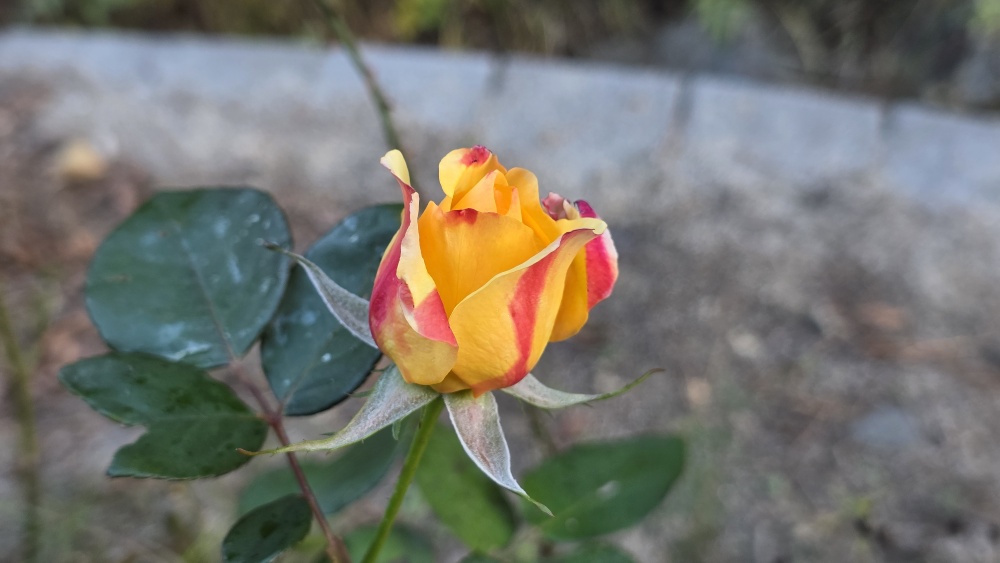
#> input picture rose-jjondeugi/src/rose-wide.jpg, 4000 x 2252 px (shown at 1/4 size)
$ python prepare.py
#> lines starting #> are read from the running program, lines starting #| are printed output that depends on the picture; after the words box and inside, x2 and y2 are one past the last pixel; in counts of white or black regions, pixels touching at a corner belong together
"""사진에서 장미 꽃봉오리를 오려내고(bud.png), 꽃봉오리가 없는 배경(plate.jpg)을 만든다."""
import numpy as np
from PIL import Image, ImageFilter

img = Image.open("src/rose-wide.jpg").convert("RGB").resize((2000, 1126), Image.LANCZOS)
rgb = np.asarray(img).astype(np.float32)
hsv = np.asarray(img.convert("HSV")).astype(np.float32)
h, s, v = hsv[..., 0], hsv[..., 1], hsv[..., 2]
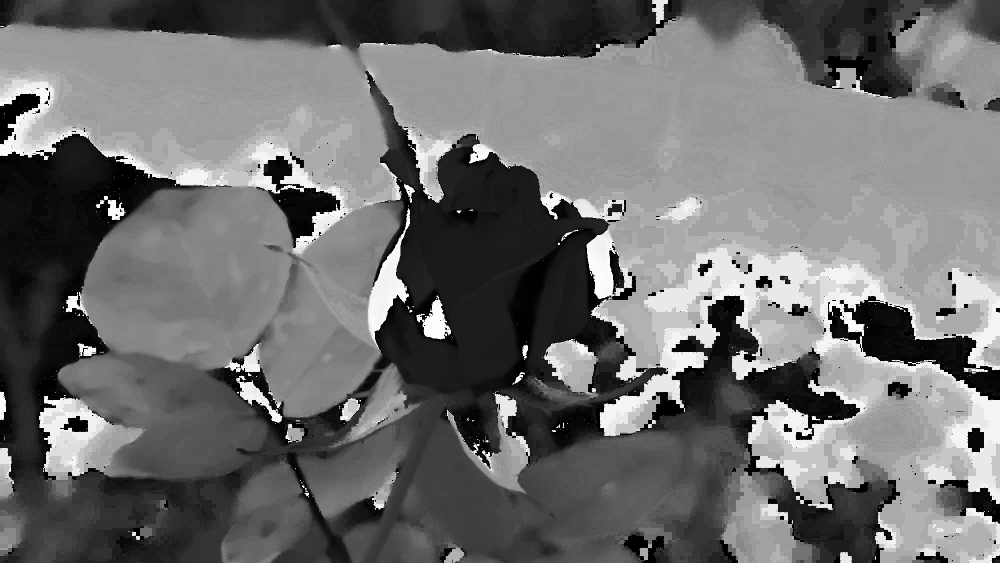
#> h: shape (1126, 2000) float32 (shown at 1/2 size); min 0, max 254, mean 110
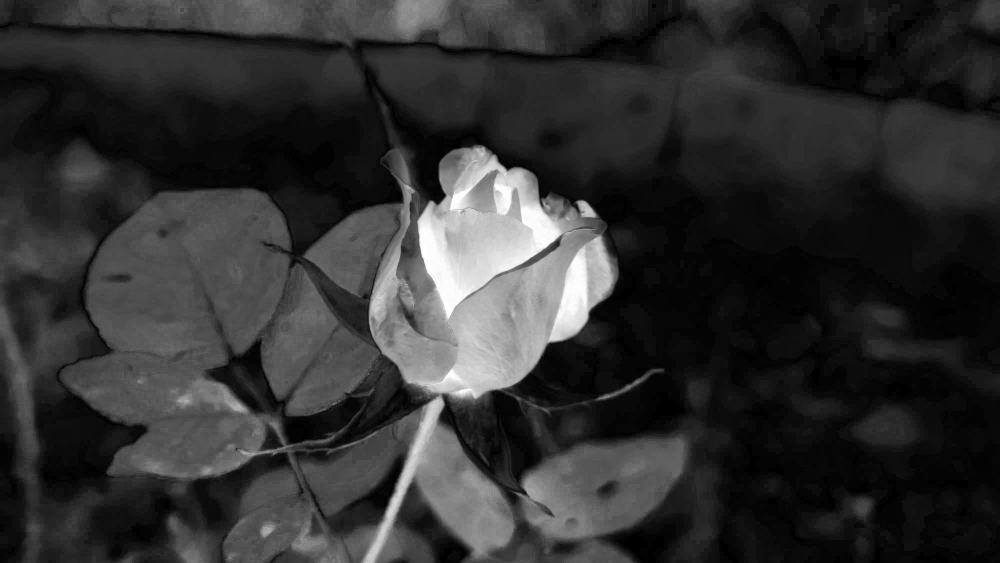
#> s: shape (1126, 2000) float32 (shown at 1/2 size); min 0, max 255, mean 48.7

# 꽃잎: 채도 높은 빨강~노랑, 봉오리 주변 영역만
warm = (h < 48) | (h > 225)
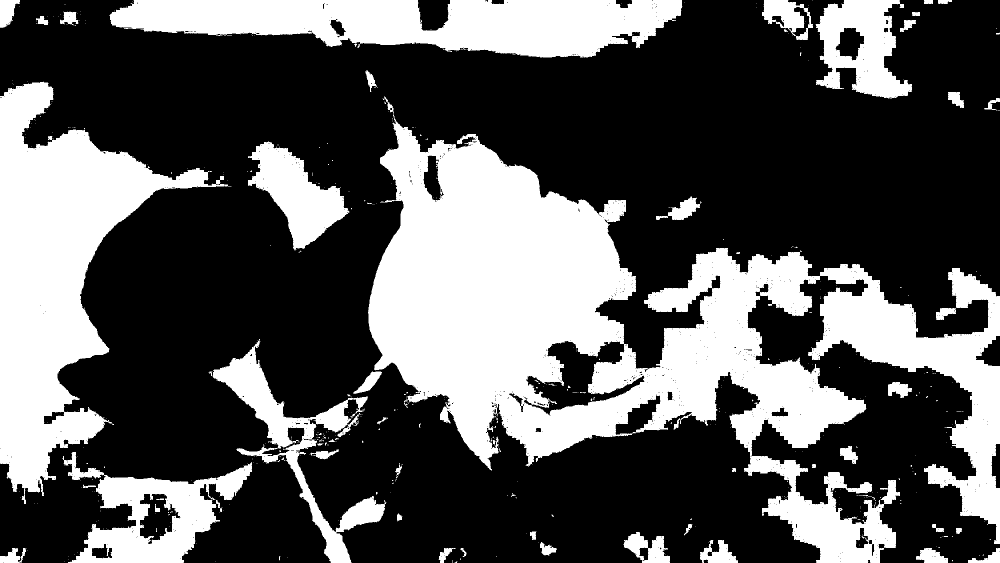
#> warm: shape (1126, 2000) bool (shown at 1/2 size); 34.6% white; 529 white regions (472 under 20 px), largest, box (x1, y1, x2, y2) and area: (736, 229, 2000, 1126) 418567, (0, 163, 462, 1008) 142669, (219, 0, 1365, 115) 88931
mask = warm & (s > 60) & (v > 110)
#> mask: shape (1126, 2000) bool; 7.9% white; 182 white regions (163 under 20 px), largest, box (x1, y1, x2, y2) and area: (737, 290, 1237, 814) 169048, (126, 313, 208, 360) 2628, (119, 474, 187, 518) 1673
box = np.zeros_like(mask)
box[200:860, 700:1320] = True
mask &= box
#> mask: shape (1126, 2000) bool; 7.5% white; 35 white regions (32 under 20 px), largest, box (x1, y1, x2, y2) and area: (737, 290, 1237, 814) 169048, (836, 787, 855, 798) 79, (829, 773, 848, 788) 62


def grow(m, r):
#> called with r = 15
    return np.asarray(Image.fromarray((m * 255).astype(np.uint8)).filter(ImageFilter.MaxFilter(r))) > 127
#> returned value: shape (1126, 2000) bool; 8.5% white; 5 white regions, box (x1, y1, x2, y2) and area: (730, 283, 1244, 822) 190845, (1050, 797, 1080, 818) 531, (1281, 743, 1301, 764) 396, (746, 723, 763, 746) 374, (733, 749, 748, 764) 225


def shrink(m, r):
#> called with r = 15
    return np.asarray(Image.fromarray((m * 255).astype(np.uint8)).filter(ImageFilter.MinFilter(r))) > 127
#> returned value: shape (1126, 2000) bool; 7.7% white; 11 white regions (10 under 20 px), largest, box (x1, y1, x2, y2) and area: (737, 290, 1237, 815) 173274


mask = shrink(grow(mask, 15), 15)  # 구멍 메우기
mask = grow(shrink(mask, 5), 5)    # 잡티 제거
#> call 2 of shrink, with r = 5
#> in shrink (call 2), `return np.asarray(Image.fromarray((m * 255).astype(np.uint8)).filter(I..`:
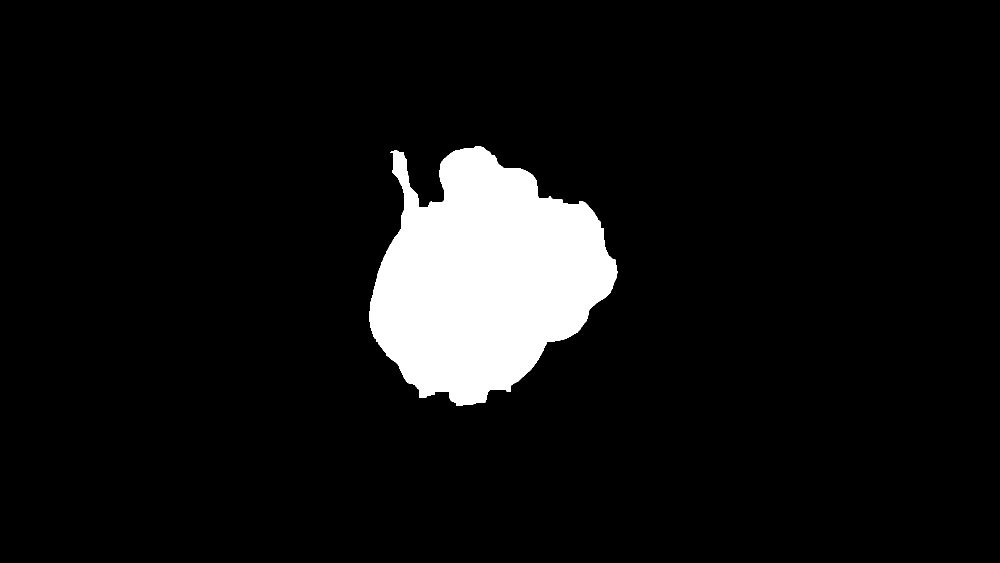
#> returned value: shape (1126, 2000) bool (shown at 1/2 size); 7.5% white; 1 white region, box (x1, y1, x2, y2) and area: (739, 292, 1235, 812) 168411
#> in grow (call 2), `return np.asarray(Image.fromarray((m * 255).astype(np.uint8)).filter(I..`: returned value: shape (1126, 2000) bool; 7.7% white; 1 white region, box (x1, y1, x2, y2) and area: (737, 290, 1237, 814) 173243
# 바깥에서 닿지 않는 구멍만 채운다
from PIL import ImageDraw
fl = Image.fromarray((mask * 255).astype(np.uint8)).copy()
ImageDraw.floodfill(fl, (0, 0), 128)
mask = np.asarray(fl) != 128

ys, xs = np.nonzero(mask)
x0, x1, y0, y1 = xs.min(), xs.max() + 1, ys.min(), ys.max() + 1
#> x0 = 737; x1 = 1237; y0 = 290; y1 = 814
print("bud box", x0, y0, x1, y1)
#| bud box 737 290 1237 814

alpha = Image.fromarray((mask * 255).astype(np.uint8)).filter(ImageFilter.GaussianBlur(2))
bud = img.copy()
bud.putalpha(alpha)
bud.crop((x0, y0, x1, y1)).save("bud.png")
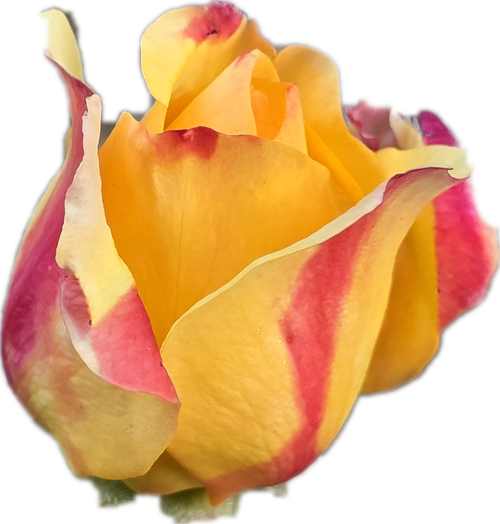
#> saved as bud.png: PIL image 500x524 RGBA; mean R, G, B, A 189, 141, 92.1, 168.5; transparent parts drawn white

# 꽃봉오리 자리를 주변 색으로 채운다: 알려진 픽셀만 흐리게 평균(정규화 컨볼루션). 배경이 흐려서 티가 덜 남
hole = grow(mask, 25)
#> in grow (call 3), `return np.asarray(Image.fromarray((m * 255).astype(np.uint8)).filter(I..`: returned value: shape (1126, 2000) bool; 9% white; 1 white region, box (x1, y1, x2, y2) and area: (725, 278, 1249, 826) 202718
known = (~hole).astype(np.float32)


def blur(arr, r):
    return np.asarray(Image.fromarray(np.clip(arr, 0, 255).astype(np.uint8)).filter(ImageFilter.GaussianBlur(r))).astype(np.float32)


# 1/4 크기에서 큰 반경부터 작은 반경 순으로 채운 뒤 원래 크기로 키운다
H, W = mask.shape
#> H = 1126; W = 2000
sm = (W // 4, H // 4)
#> sm = (500, 281)
rgb_s = np.asarray(Image.fromarray(rgb.astype(np.uint8)).resize(sm, Image.BILINEAR)).astype(np.float32)
known_s = np.asarray(Image.fromarray((known * 255).astype(np.uint8)).resize(sm, Image.BILINEAR)).astype(np.float32) / 255
known_s = (known_s > 0.99).astype(np.float32)
#> known_s: shape (281, 500) float32; values 0 (black) and 1 (white), 90.7% white; 1 black region, box (x1, y1, x2, y2) and area: (180, 69, 313, 207) 13095


def pyr_fill(img, k):
    """구멍(k=0)을 피라미드로 줄여가며 주변 평균색으로 채운다."""
    h, w = k.shape
#> h = 281; w = 500
    if k.min() > 0 or min(h, w) < 2:
        return img
    h2, w2 = (h + 1) // 2 * 2, (w + 1) // 2 * 2
#> h2 = 282; w2 = 500
    ip, kp = np.zeros((h2, w2, 3)), np.zeros((h2, w2))
    ip[:h, :w], kp[:h, :w] = img * k[..., None], k
#> kp: shape (282, 500) float64; values 0 (black) and 1 (white), 90.4% white; 2 black regions, box (x1, y1, x2, y2) and area: (180, 69, 313, 207) 13095, (0, 281, 500, 282) 500
    ks = kp.reshape(h2 // 2, 2, w2 // 2, 2).sum((1, 3))
    small = ip.reshape(h2 // 2, 2, w2 // 2, 2, 3).sum((1, 3)) / np.maximum(ks, 1e-6)[..., None]
    small = pyr_fill(small, (ks > 0).astype(np.float32))
#> in pyr_fill (call 2), `ip[:h, :w], kp[:h, :w] = img * k[..., None], k`: kp: shape (142, 250) float64; values 0 (black) and 1 (white), 90.3% white; 2 black regions, box (x1, y1, x2, y2) and area: (90, 35, 156, 103) 3198, (0, 141, 250, 142) 250
#> in pyr_fill (call 3), `ip[:h, :w], kp[:h, :w] = img * k[..., None], k`:
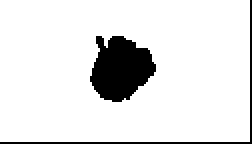
#> kp: shape (72, 126) float64 (shown 2 times larger); values 0 (black) and 1 (white), 89.4% white; 2 black regions, box (x1, y1, x2, y2) and area: (45, 18, 78, 51) 764, (0, 0, 126, 72) 197
#> in pyr_fill (call 4), `ip[:h, :w], kp[:h, :w] = img * k[..., None], k`: kp: shape (36, 64) float64; values 0 (black) and 1 (white), 90.8% white; 2 black regions, box (x1, y1, x2, y2) and area: (23, 9, 39, 25) 177, (63, 0, 64, 36) 36
    up = np.asarray(Image.fromarray(np.clip(small, 0, 255).astype(np.uint8)).resize((w2, h2), Image.BILINEAR)).astype(np.float32)[:h, :w]
#> small: shape (141, 250, 3) float64
    return np.where(k[..., None] > 0, img, up)


fill_s = blur(pyr_fill(rgb_s, known_s), 3)
fill_s = np.where(known_s[..., None] > 0, rgb_s, fill_s)
fill = np.asarray(Image.fromarray(np.clip(fill_s, 0, 255).astype(np.uint8)).resize((W, H), Image.BICUBIC)).astype(np.float32)
noise = np.random.default_rng(1).normal(0, 4, fill.shape)
soft = blur(hole * 255, 6)[..., None] / 255
plate = rgb * (1 - soft) + (fill + noise) * soft
Image.fromarray(np.clip(plate, 0, 255).astype(np.uint8)).save("plate.jpg", quality=92)
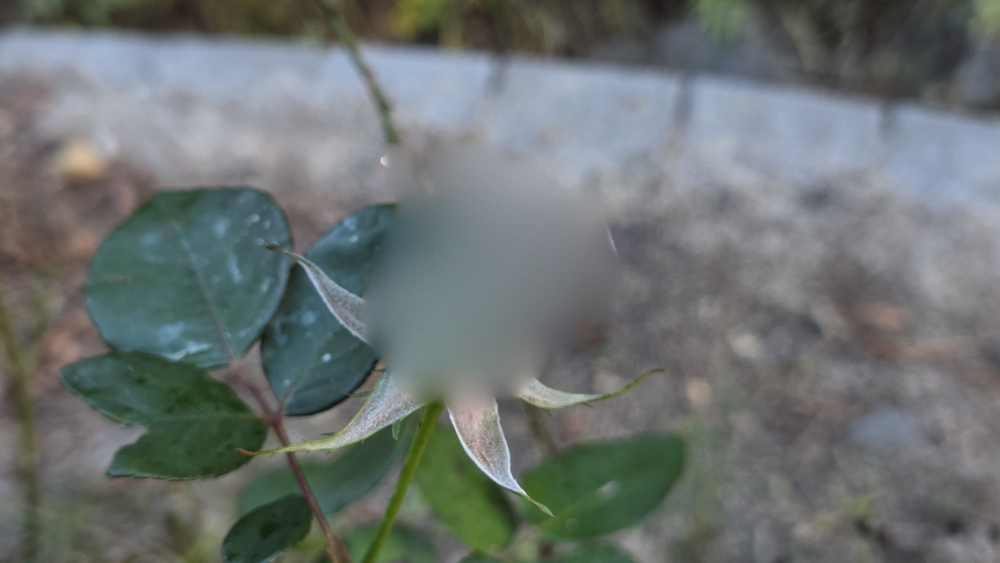
#> saved as plate.jpg: PIL image 2000x1126 RGB (shown at 1/2 size); mean R, G, B 108.2, 114.4, 113.2
Image.fromarray((mask * 255).astype(np.uint8)).filter(ImageFilter.GaussianBlur(2))
bud = img.copy()
bud.putalpha(alpha)
bud.crop((x0, y0, x1, y1)).save("bud.png")

# 꽃봉오리 자리를 주변 색으로 번지게 채운다 (배경이 흐려서 티가 덜 남)
Image.fromarray((mask * 255).astype(np.uint8)).save("/tmp/claude-0/-home-user-My-one-projet/e38bacf0-0110-5715-bdf9-8335e4452ca7/scratchpad/mask.png")

$ run again, with rose-jjondeugi/src/rose-close.jpg copied over rose-jjondeugi/src/rose-wide.jpg
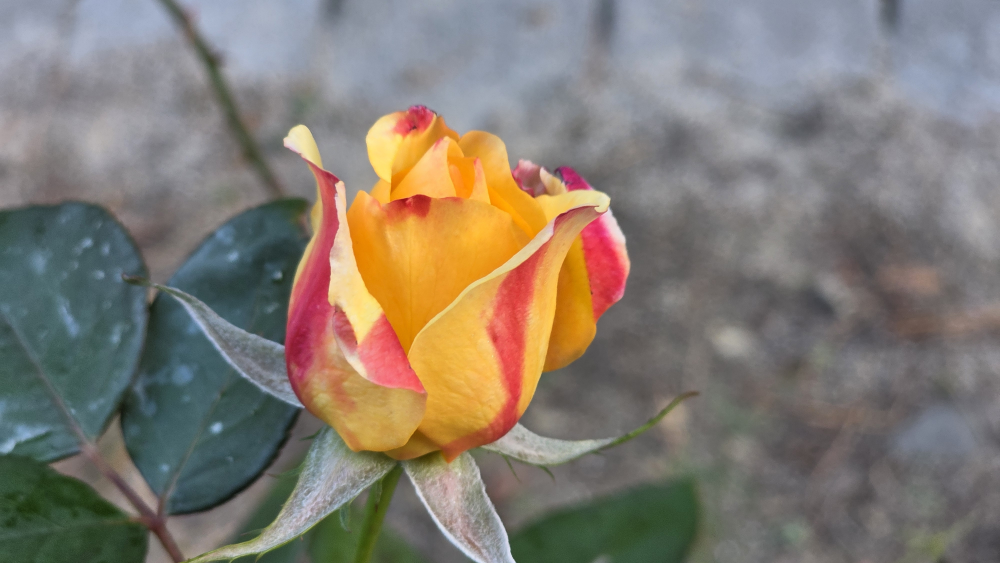
#> input picture rose-jjondeugi/src/rose-close.jpg, 4000 x 2252 px (shown at 1/4 size)
#> `warm = (h < 48) | (h > 225)`:
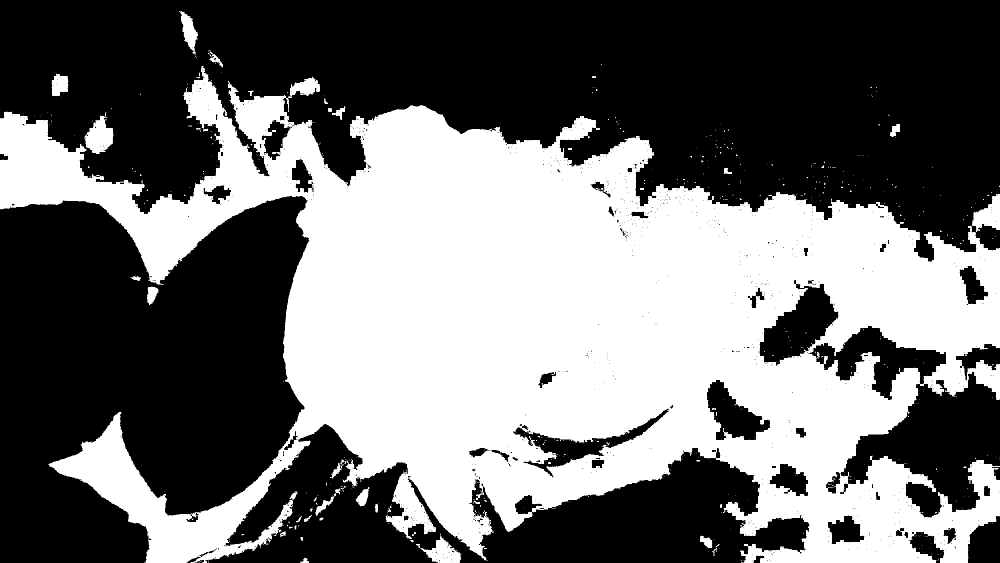
#> warm: shape (1126, 2000) bool (shown at 1/2 size); 43.7% white; 606 white regions (560 under 20 px), largest, box (x1, y1, x2, y2) and area: (0, 132, 2000, 1126) 969940, (169, 231, 227, 308) 2778, (840, 1067, 923, 1126) 2213
#> x0 = 700; x1 = 1261; y0 = 211; y1 = 860
#| bud box 700 211 1261 860
#> known: shape (1126, 2000) float32; values 0 (black) and 1 (white), 86.5% white; 1 black region, box (x1, y1, x2, y2) and area: (688, 199, 1273, 872) 304115
#> kp: shape (282, 500) float64; values 0 (black) and 1 (white), 85.9% white; 2 black regions, box (x1, y1, x2, y2) and area: (171, 49, 319, 218) 19443, (0, 281, 500, 282) 500
#> ip: shape (142, 250, 3) float64
#> kp: shape (142, 250) float64; values 0 (black) and 1 (white), 85.9% white; 2 black regions, box (x1, y1, x2, y2) and area: (86, 25, 159, 109) 4766, (0, 141, 250, 142) 250
#> ks: shape (71, 125) float64
#> ip: shape (72, 126, 3) float64
#> kp: shape (72, 126) float64; values 0 (black) and 1 (white), 85.1% white; 2 black regions, box (x1, y1, x2, y2) and area: (43, 13, 79, 54) 1153, (0, 0, 126, 72) 197
#> ks: shape (36, 63) float64
#> ip: shape (36, 64, 3) float64
#> kp: shape (36, 64) float64; values 0 (black) and 1 (white), 86.8% white; 2 black regions, box (x1, y1, x2, y2) and area: (22, 7, 39, 27) 268, (63, 0, 64, 36) 36
#> `Image.fromarray(np.clip(plate, 0, 255).astype(np.uint8)).save("plate.j..`:
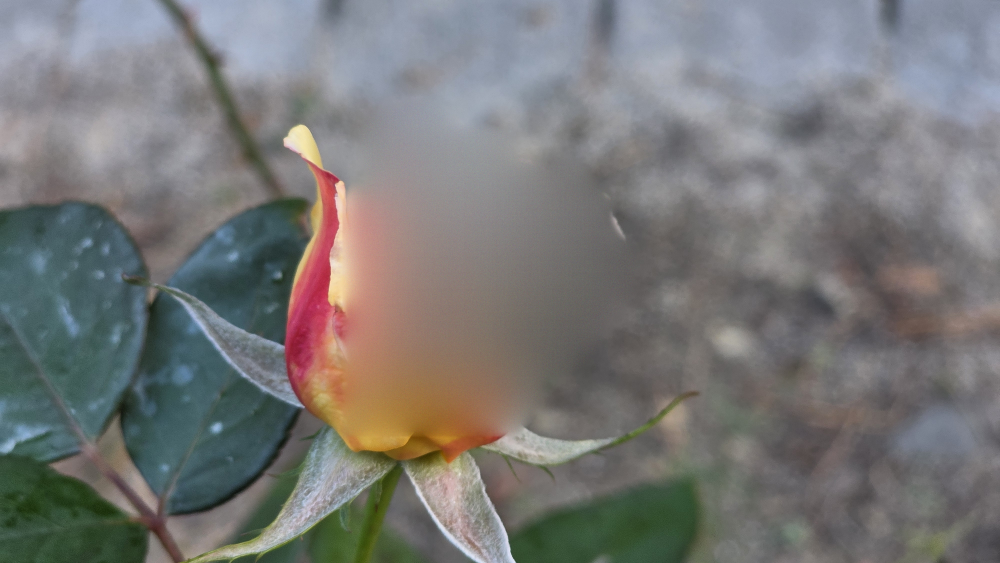
#> saved as plate.jpg: PIL image 2000x1126 RGB (shown at 1/2 size); mean R, G, B 120.2, 120, 119
